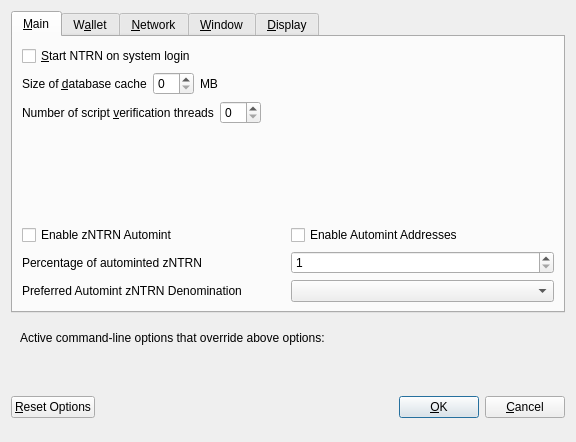
<?xml version="1.0" encoding="UTF-8"?>
<ui version="4.0">
 <class>OptionsDialog</class>
 <widget class="QDialog" name="OptionsDialog">
  <property name="geometry">
   <rect>
    <x>0</x>
    <y>0</y>
    <width>576</width>
    <height>442</height>
   </rect>
  </property>
  <property name="windowTitle">
   <string>Options</string>
  </property>
  <property name="modal">
   <bool>true</bool>
  </property>
  <layout class="QVBoxLayout" name="verticalLayout">
   <item>
    <widget class="QTabWidget" name="tabWidget">
     <property name="currentIndex">
      <number>0</number>
     </property>
     <widget class="QWidget" name="tabMain">
      <attribute name="title">
       <string>&amp;Main</string>
      </attribute>
      <layout class="QVBoxLayout" name="verticalLayout_Main">
       <item>
        <widget class="QCheckBox" name="bitcoinAtStartup">
         <property name="toolTip">
          <string>Automatically start NTRN after logging in to the system.</string>
         </property>
         <property name="text">
          <string>&amp;Start NTRN on system login</string>
         </property>
        </widget>
       </item>
       <item>
        <layout class="QHBoxLayout" name="horizontalLayout_2_Main">
         <item>
          <widget class="QLabel" name="databaseCacheLabel">
           <property name="text">
            <string>Size of &amp;database cache</string>
           </property>
           <property name="textFormat">
            <enum>Qt::PlainText</enum>
           </property>
           <property name="buddy">
            <cstring>databaseCache</cstring>
           </property>
          </widget>
         </item>
         <item>
          <widget class="QSpinBox" name="databaseCache"/>
         </item>
         <item>
          <widget class="QLabel" name="databaseCacheUnitLabel">
           <property name="text">
            <string>MB</string>
           </property>
           <property name="textFormat">
            <enum>Qt::PlainText</enum>
           </property>
          </widget>
         </item>
         <item>
          <spacer name="horizontalSpacer_2_Main">
           <property name="orientation">
            <enum>Qt::Horizontal</enum>
           </property>
           <property name="sizeHint" stdset="0">
            <size>
             <width>40</width>
             <height>20</height>
            </size>
           </property>
          </spacer>
         </item>
        </layout>
       </item>
       <item>
        <layout class="QHBoxLayout" name="horizontalLayout_3_Main">
         <item>
          <widget class="QLabel" name="threadsScriptVerifLabel">
           <property name="text">
            <string>Number of script &amp;verification threads</string>
           </property>
           <property name="textFormat">
            <enum>Qt::PlainText</enum>
           </property>
           <property name="buddy">
            <cstring>threadsScriptVerif</cstring>
           </property>
          </widget>
         </item>
         <item>
          <widget class="QSpinBox" name="threadsScriptVerif">
           <property name="toolTip">
            <string>(0 = auto, &lt;0 = leave that many cores free)</string>
           </property>
          </widget>
         </item>
         <item>
          <spacer name="horizontalSpacer_3_Main">
           <property name="orientation">
            <enum>Qt::Horizontal</enum>
           </property>
           <property name="sizeHint" stdset="0">
            <size>
             <width>40</width>
             <height>20</height>
            </size>
           </property>
          </spacer>
         </item>
        </layout>
       </item>
       <item>
        <spacer name="verticalSpacer_2">
         <property name="orientation">
          <enum>Qt::Vertical</enum>
         </property>
         <property name="sizeHint" stdset="0">
          <size>
           <width>20</width>
           <height>40</height>
          </size>
         </property>
        </spacer>
       </item>
       <item>
        <widget class="QWidget" name="verticalZpivOptionsWidget" native="true">
         <layout class="QVBoxLayout" name="verticalZpivOptionsLayout">
          <property name="margin">
           <number>0</number>
          </property>
          <item>
           <layout class="QHBoxLayout" name="horizontalAutomintingLayout">
            <item>
             <widget class="QCheckBox" name="checkBoxZeromintEnable">
              <property name="toolTip">
               <string>Enable automatic minting of NTRN units to zNTRN</string>
              </property>
              <property name="layoutDirection">
               <enum>Qt::LeftToRight</enum>
              </property>
              <property name="text">
               <string>Enable zNTRN Automint</string>
              </property>
             </widget>
            </item>
            <item>
             <widget class="QCheckBox" name="checkBoxZeromintAddresses">
              <property name="toolTip">
               <string>Enable automatic zNTRN minting from specific addresses</string>
              </property>
              <property name="layoutDirection">
               <enum>Qt::LeftToRight</enum>
              </property>
              <property name="text">
               <string>Enable Automint Addresses</string>
              </property>
             </widget>
            </item>
           </layout>
          </item>
          <item>
           <layout class="QHBoxLayout" name="horizontalZmintPercentageLayout">
            <item>
             <widget class="QLabel" name="percentage_label">
              <property name="toolTip">
               <string>Percentage of incoming NTRN which get automatically converted to zNTRN via Zerocoin Protocol (min: 10%)</string>
              </property>
              <property name="text">
               <string>Percentage of autominted zNTRN</string>
              </property>
             </widget>
            </item>
            <item>
             <widget class="QSpinBox" name="zeromintPercentage">
              <property name="minimum">
               <number>1</number>
              </property>
              <property name="maximum">
               <number>100</number>
              </property>
             </widget>
            </item>
           </layout>
          </item>
          <item>
           <layout class="QHBoxLayout" name="horizontalLayout" stretch="0,0">
            <property name="sizeConstraint">
             <enum>QLayout::SetFixedSize</enum>
            </property>
            <item>
             <widget class="QLabel" name="labelPreferredDenom">
              <property name="maximumSize">
               <size>
                <width>16777215</width>
                <height>16777215</height>
               </size>
              </property>
              <property name="toolTip">
               <string>Wait with automatic conversion to Zerocoin until enough NTRN for this denomination is available</string>
              </property>
              <property name="text">
               <string>Preferred Automint zNTRN Denomination</string>
              </property>
             </widget>
            </item>
            <item>
             <widget class="QComboBox" name="preferredDenom">
              <property name="maximumSize">
               <size>
                <width>16777215</width>
                <height>27</height>
               </size>
              </property>
              <property name="toolTip">
               <string>Wait with automatic conversion to Zerocoin until enough NTRN for this denomination is available</string>
              </property>
              <property name="maxVisibleItems">
               <number>9</number>
              </property>
              <property name="maxCount">
               <number>9</number>
              </property>
             </widget>
            </item>
           </layout>
          </item>
         </layout>
        </widget>
       </item>
      </layout>
     </widget>
     <widget class="QWidget" name="tabWallet">
      <attribute name="title">
       <string>W&amp;allet</string>
      </attribute>
      <layout class="QVBoxLayout" name="verticalLayout_Wallet">
       <item>
        <layout class="QHBoxLayout" name="horizontalLayout_2_Wallet">
         <item>
          <widget class="QLabel" name="labelStakeSplitThresholdText">
           <property name="text">
            <string>Stake split threshold:</string>
           </property>
          </widget>
         </item>
         <item>
          <widget class="QSpinBox" name="spinBoxStakeSplitThreshold">
           <property name="minimum">
            <number>1</number>
           </property>
           <property name="maximum">
            <number>999999</number>
           </property>
          </widget>
         </item>
        </layout>
       </item>
       <item>
        <widget class="QGroupBox" name="groupBox">
         <property name="title">
          <string>Expert</string>
         </property>
         <layout class="QVBoxLayout" name="verticalLayout_2">
          <item>
           <widget class="QCheckBox" name="coinControlFeatures">
            <property name="toolTip">
             <string>Whether to show coin control features or not.</string>
            </property>
            <property name="text">
             <string>Enable coin &amp;control features</string>
            </property>
           </widget>
          </item>
          <item>
           <widget class="QCheckBox" name="showMasternodesTab">
            <property name="toolTip">
             <string>Show additional tab listing all your masternodes in first sub-tab&lt;br/&gt;and all masternodes on the network in second sub-tab.</string>
            </property>
            <property name="text">
             <string>Show Masternodes Tab</string>
            </property>
           </widget>
          </item>
          <item>
           <widget class="QCheckBox" name="spendZeroConfChange">
            <property name="toolTip">
             <string>If you disable the spending of unconfirmed change, the change from a transaction&lt;br/&gt;cannot be used until that transaction has at least one confirmation.&lt;br/&gt;This also affects how your balance is computed.</string>
            </property>
            <property name="text">
             <string>&amp;Spend unconfirmed change</string>
            </property>
           </widget>
          </item>
         </layout>
        </widget>
       </item>
       <item>
        <spacer name="verticalSpacer_Wallet">
         <property name="orientation">
          <enum>Qt::Vertical</enum>
         </property>
         <property name="sizeHint" stdset="0">
          <size>
           <width>20</width>
           <height>40</height>
          </size>
         </property>
        </spacer>
       </item>
      </layout>
     </widget>
     <widget class="QWidget" name="tabNetwork">
      <attribute name="title">
       <string>&amp;Network</string>
      </attribute>
      <layout class="QVBoxLayout" name="verticalLayout_Network">
       <item>
        <widget class="QCheckBox" name="mapPortUpnp">
         <property name="toolTip">
          <string>Automatically open the NTRN client port on the router. This only works when your router supports UPnP and it is enabled.</string>
         </property>
         <property name="text">
          <string>Map port using &amp;UPnP</string>
         </property>
        </widget>
       </item>
       <item>
        <widget class="QCheckBox" name="allowIncoming">
         <property name="toolTip">
          <string>Accept connections from outside</string>
         </property>
         <property name="text">
          <string>Allow incoming connections</string>
         </property>
        </widget>
       </item>
       <item>
        <widget class="QCheckBox" name="connectSocks">
         <property name="toolTip">
          <string>Connect to the NTRN network through a SOCKS5 proxy.</string>
         </property>
         <property name="text">
          <string>&amp;Connect through SOCKS5 proxy (default proxy):</string>
         </property>
        </widget>
       </item>
       <item>
        <layout class="QHBoxLayout" name="horizontalLayout_1_Network">
         <item>
          <widget class="QLabel" name="proxyIpLabel">
           <property name="text">
            <string>Proxy &amp;IP:</string>
           </property>
           <property name="textFormat">
            <enum>Qt::PlainText</enum>
           </property>
           <property name="buddy">
            <cstring>proxyIp</cstring>
           </property>
          </widget>
         </item>
         <item>
          <widget class="QValidatedLineEdit" name="proxyIp">
           <property name="minimumSize">
            <size>
             <width>140</width>
             <height>0</height>
            </size>
           </property>
           <property name="maximumSize">
            <size>
             <width>140</width>
             <height>16777215</height>
            </size>
           </property>
           <property name="toolTip">
            <string>IP address of the proxy (e.g. IPv4: 127.0.0.1 / IPv6: ::1)</string>
           </property>
          </widget>
         </item>
         <item>
          <widget class="QLabel" name="proxyPortLabel">
           <property name="text">
            <string>&amp;Port:</string>
           </property>
           <property name="textFormat">
            <enum>Qt::PlainText</enum>
           </property>
           <property name="buddy">
            <cstring>proxyPort</cstring>
           </property>
          </widget>
         </item>
         <item>
          <widget class="QLineEdit" name="proxyPort">
           <property name="minimumSize">
            <size>
             <width>55</width>
             <height>0</height>
            </size>
           </property>
           <property name="maximumSize">
            <size>
             <width>55</width>
             <height>16777215</height>
            </size>
           </property>
           <property name="toolTip">
            <string>Port of the proxy (e.g. 9050)</string>
           </property>
          </widget>
         </item>
         <item>
          <spacer name="horizontalSpacer_1_Network">
           <property name="orientation">
            <enum>Qt::Horizontal</enum>
           </property>
           <property name="sizeHint" stdset="0">
            <size>
             <width>40</width>
             <height>20</height>
            </size>
           </property>
          </spacer>
         </item>
        </layout>
       </item>
       <item>
        <spacer name="verticalSpacer_Network">
         <property name="orientation">
          <enum>Qt::Vertical</enum>
         </property>
         <property name="sizeHint" stdset="0">
          <size>
           <width>20</width>
           <height>40</height>
          </size>
         </property>
        </spacer>
       </item>
      </layout>
     </widget>
     <widget class="QWidget" name="tabWindow">
      <attribute name="title">
       <string>&amp;Window</string>
      </attribute>
      <layout class="QVBoxLayout" name="verticalLayout_Window">
       <item>
        <widget class="QCheckBox" name="minimizeToTray">
         <property name="toolTip">
          <string>Show only a tray icon after minimizing the window.</string>
         </property>
         <property name="text">
          <string>&amp;Minimize to the tray instead of the taskbar</string>
         </property>
        </widget>
       </item>
       <item>
        <widget class="QCheckBox" name="minimizeOnClose">
         <property name="toolTip">
          <string>Minimize instead of exit the application when the window is closed. When this option is enabled, the application will be closed only after selecting Quit in the menu.</string>
         </property>
         <property name="text">
          <string>M&amp;inimize on close</string>
         </property>
        </widget>
       </item>
       <item>
        <spacer name="verticalSpacer_Window">
         <property name="orientation">
          <enum>Qt::Vertical</enum>
         </property>
         <property name="sizeHint" stdset="0">
          <size>
           <width>20</width>
           <height>40</height>
          </size>
         </property>
        </spacer>
       </item>
      </layout>
     </widget>
     <widget class="QWidget" name="tabDisplay">
      <attribute name="title">
       <string>&amp;Display</string>
      </attribute>
      <layout class="QVBoxLayout" name="verticalLayout_Display">
       <item>
        <layout class="QHBoxLayout" name="horizontalLayout_1_Display">
         <item>
          <widget class="QLabel" name="langLabel">
           <property name="text">
            <string>User Interface &amp;language:</string>
           </property>
           <property name="textFormat">
            <enum>Qt::PlainText</enum>
           </property>
           <property name="buddy">
            <cstring>lang</cstring>
           </property>
          </widget>
         </item>
         <item>
          <widget class="QValueComboBox" name="lang">
           <property name="toolTip">
            <string>The user interface language can be set here. This setting will take effect after restarting NTRN.</string>
           </property>
          </widget>
         </item>
        </layout>
       </item>
       <item>
        <widget class="QLabel" name="label_3">
         <property name="toolTip">
          <string notr="true"/>
         </property>
         <property name="statusTip">
          <string notr="true"/>
         </property>
         <property name="whatsThis">
          <string notr="true"/>
         </property>
         <property name="accessibleName">
          <string notr="true"/>
         </property>
         <property name="text">
          <string>Language missing or translation incomplete? Help contributing translations here:
https://discord.gg/ARRRgQzpdZ</string>
         </property>
         <property name="wordWrap">
          <bool>true</bool>
         </property>
         <property name="openExternalLinks">
          <bool>true</bool>
         </property>
         <property name="textInteractionFlags">
          <set>Qt::TextBrowserInteraction</set>
         </property>
        </widget>
       </item>
       <item>
        <layout class="QHBoxLayout" name="horizontalLayout_2_Display" stretch="0,0">
         <item>
          <widget class="QLabel" name="themeLabel">
           <property name="text">
            <string>User Interface Theme:</string>
           </property>
          </widget>
         </item>
         <item>
          <widget class="QValueComboBox" name="theme"/>
         </item>
        </layout>
       </item>
       <item>
        <widget class="QWidget" name="verticalZpivDisplayWidget" native="true">
         <layout class="QVBoxLayout" name="verticalZpivDisplayLayout">
          <property name="margin">
           <number>0</number>
          </property>
          <item>
           <widget class="Line" name="line">
            <property name="orientation">
             <enum>Qt::Horizontal</enum>
            </property>
           </widget>
          </item>
          <item>
           <layout class="QHBoxLayout" name="horizontalLayout_3_Display">
            <item>
             <widget class="QLabel" name="unitLabel">
              <property name="text">
               <string>Unit to show amounts in:</string>
              </property>
              <property name="textFormat">
               <enum>Qt::PlainText</enum>
              </property>
             </widget>
            </item>
            <item>
             <widget class="QValueComboBox" name="unit">
              <property name="toolTip">
               <string>Choose the default subdivision unit to show in the interface and when sending coins.</string>
              </property>
             </widget>
            </item>
           </layout>
          </item>
          <item>
           <layout class="QHBoxLayout" name="horizontalLayout_4_Display">
            <item>
             <widget class="QLabel" name="digitsLabel">
              <property name="text">
               <string>Decimal digits</string>
              </property>
             </widget>
            </item>
            <item>
             <widget class="QValueComboBox" name="digits"/>
            </item>
           </layout>
          </item>
          <item>
           <layout class="QHBoxLayout" name="horizontalLayout_5_Display">
            <item>
             <widget class="QCheckBox" name="checkBoxHideZeroBalances">
              <property name="toolTip">
               <string>Hide empty balances</string>
              </property>
              <property name="layoutDirection">
               <enum>Qt::LeftToRight</enum>
              </property>
              <property name="text">
               <string>Hide empty balances</string>
              </property>
             </widget>
            </item>
            <item>
             <widget class="QCheckBox" name="checkBoxHideOrphans">
              <property name="toolTip">
               <string>Hide orphan stakes in transaction lists</string>
              </property>
              <property name="text">
               <string>Hide orphan stakes</string>
              </property>
             </widget>
            </item>
            <item>
             <spacer name="horizontalSpacer">
              <property name="orientation">
               <enum>Qt::Horizontal</enum>
              </property>
              <property name="sizeHint" stdset="0">
               <size>
                <width>40</width>
                <height>20</height>
               </size>
              </property>
             </spacer>
            </item>
           </layout>
          </item>
          <item>
           <layout class="QHBoxLayout" name="horizontalLayout_6_Display">
            <item>
             <widget class="QLabel" name="thirdPartyTxUrlsLabel">
              <property name="toolTip">
               <string>Third party URLs (e.g. a block explorer) that appear in the transactions tab as context menu items. %s in the URL is replaced by transaction hash. Multiple URLs are separated by vertical bar |.</string>
              </property>
              <property name="text">
               <string>Third party transaction URLs</string>
              </property>
             </widget>
            </item>
            <item>
             <widget class="QLineEdit" name="thirdPartyTxUrls">
              <property name="toolTip">
               <string>Third party URLs (e.g. a block explorer) that appear in the transactions tab as context menu items. %s in the URL is replaced by transaction hash. Multiple URLs are separated by vertical bar |.</string>
              </property>
             </widget>
            </item>
           </layout>
          </item>
         </layout>
        </widget>
       </item>
       <item>
        <spacer name="verticalSpacer">
         <property name="orientation">
          <enum>Qt::Vertical</enum>
         </property>
         <property name="sizeHint" stdset="0">
          <size>
           <width>20</width>
           <height>40</height>
          </size>
         </property>
        </spacer>
       </item>
      </layout>
     </widget>
    </widget>
   </item>
   <item>
    <widget class="QFrame" name="frame">
     <layout class="QVBoxLayout" name="verticalLayout_Bottom">
      <item>
       <layout class="QHBoxLayout" name="horizontalLayout_Bottom">
        <item>
         <widget class="QLabel" name="overriddenByCommandLineInfoLabel">
          <property name="text">
           <string>Active command-line options that override above options:</string>
          </property>
          <property name="textFormat">
           <enum>Qt::PlainText</enum>
          </property>
         </widget>
        </item>
        <item>
         <spacer name="horizontalSpacer_Bottom">
          <property name="orientation">
           <enum>Qt::Horizontal</enum>
          </property>
          <property name="sizeHint" stdset="0">
           <size>
            <width>40</width>
            <height>20</height>
           </size>
          </property>
         </spacer>
        </item>
       </layout>
      </item>
      <item>
       <widget class="QLabel" name="overriddenByCommandLineLabel">
        <property name="text">
         <string/>
        </property>
        <property name="textFormat">
         <enum>Qt::PlainText</enum>
        </property>
        <property name="wordWrap">
         <bool>true</bool>
        </property>
       </widget>
      </item>
     </layout>
    </widget>
   </item>
   <item>
    <layout class="QHBoxLayout" name="horizontalLayout_Buttons">
     <item>
      <widget class="QPushButton" name="resetButton">
       <property name="toolTip">
        <string>Reset all client options to default.</string>
       </property>
       <property name="text">
        <string>&amp;Reset Options</string>
       </property>
       <property name="autoDefault">
        <bool>false</bool>
       </property>
      </widget>
     </item>
     <item>
      <spacer name="horizontalSpacer_1">
       <property name="orientation">
        <enum>Qt::Horizontal</enum>
       </property>
       <property name="sizeHint" stdset="0">
        <size>
         <width>40</width>
         <height>48</height>
        </size>
       </property>
      </spacer>
     </item>
     <item>
      <widget class="QLabel" name="statusLabel">
       <property name="minimumSize">
        <size>
         <width>200</width>
         <height>0</height>
        </size>
       </property>
       <property name="font">
        <font>
         <weight>75</weight>
         <bold>true</bold>
        </font>
       </property>
       <property name="text">
        <string/>
       </property>
       <property name="textFormat">
        <enum>Qt::PlainText</enum>
       </property>
       <property name="wordWrap">
        <bool>true</bool>
       </property>
      </widget>
     </item>
     <item>
      <spacer name="horizontalSpacer_2">
       <property name="orientation">
        <enum>Qt::Horizontal</enum>
       </property>
       <property name="sizeHint" stdset="0">
        <size>
         <width>40</width>
         <height>48</height>
        </size>
       </property>
      </spacer>
     </item>
     <item>
      <widget class="QPushButton" name="okButton">
       <property name="text">
        <string>&amp;OK</string>
       </property>
       <property name="autoDefault">
        <bool>false</bool>
       </property>
       <property name="default">
        <bool>true</bool>
       </property>
      </widget>
     </item>
     <item>
      <widget class="QPushButton" name="cancelButton">
       <property name="text">
        <string>&amp;Cancel</string>
       </property>
       <property name="autoDefault">
        <bool>false</bool>
       </property>
      </widget>
     </item>
    </layout>
   </item>
  </layout>
 </widget>
 <customwidgets>
  <customwidget>
   <class>QValidatedLineEdit</class>
   <extends>QLineEdit</extends>
   <header>qvalidatedlineedit.h</header>
  </customwidget>
  <customwidget>
   <class>QValueComboBox</class>
   <extends>QComboBox</extends>
   <header>qvaluecombobox.h</header>
  </customwidget>
 </customwidgets>
 <resources/>
 <connections/>
</ui>
